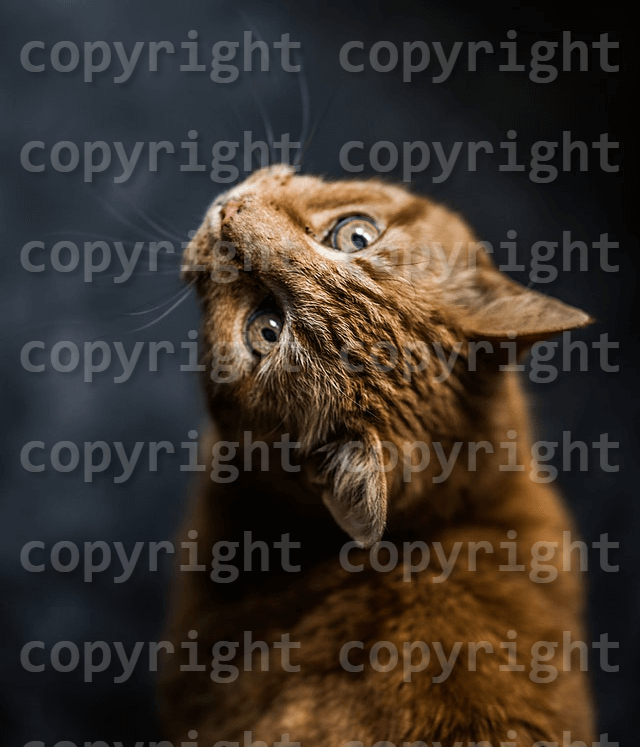
#> input picture secret.png, 640 x 747 px
$ python dwt1.py
#> lines starting #> are read from the running program, lines starting #| are printed output that depends on the picture
import cv2
import numpy as np
import matplotlib.pyplot as plt
import pywt


# === Load Images ===
secret_img = cv2.imread('secret.png', cv2.IMREAD_GRAYSCALE)
#> secret_img: shape (747, 640); min 3, max 248, mean 51.3
if secret_img is None:
    raise ValueError("Secret image not found.")


cover_img = cv2.imread('cover.png', cv2.IMREAD_GRAYSCALE)
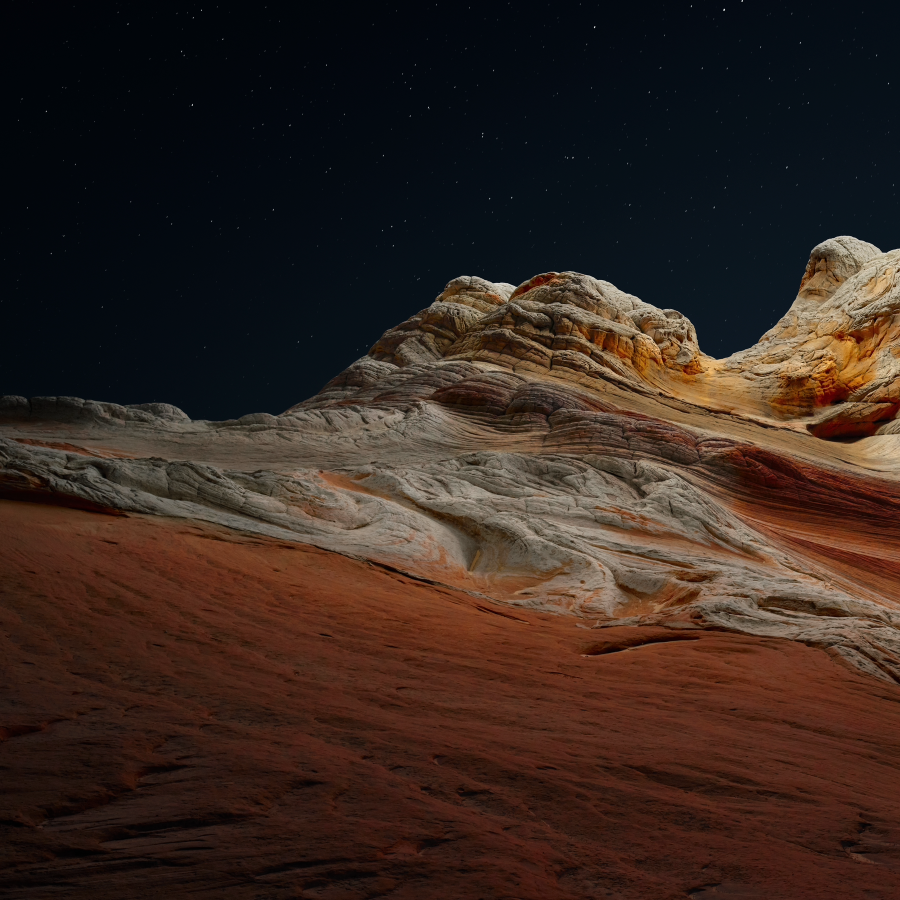
#> input picture cover.png, 1800 x 1800 px (shown at 1/2 size)
#> cover_img: shape (1800, 1800); min 0, max 253, mean 41.9
if cover_img is None:
    raise ValueError("Cover image not found.")


# === Resize ===
secret_img = cv2.resize(secret_img, (256, 256))
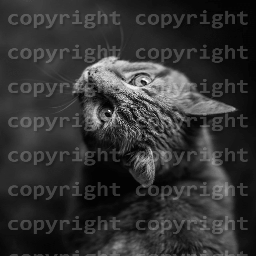
#> secret_img: shape (256, 256); min 3, max 248, mean 51.2
cover_img = cv2.resize(cover_img, (256, 256))
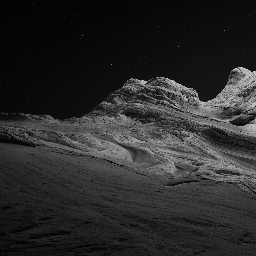
#> cover_img: shape (256, 256); min 0, max 223, mean 41.8


# === DWT Transformations ===
secret_float = np.float32(secret_img)
cover_float = np.float32(cover_img)


# Apply 2D DWT using Daubechies wavelet
wavelet = 'db8'  # Daubechies 8 wavelet


# Extract subbands: (LL, (LH, HL, HH))
secret_LL, (secret_LH, secret_HL, secret_HH) = pywt.dwt2(secret_float, wavelet)
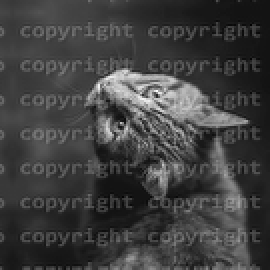
#> secret_LL: shape (135, 135) float32 (shown 2 times larger); min -34.54, max 496.6, mean 99.5; drawn with min black and max white
cover_LL, (cover_LH, cover_HL, cover_HH) = pywt.dwt2(cover_float, wavelet)


# === CORRECTED EMBEDDING ===
embedded_LL = cover_LL.copy()        # Keep cover LL unchanged
embedded_LH = cover_LH.copy()        # Keep cover LH unchanged
embedded_HL = secret_LL / 10         # REPLACE cover HL with secret LL
embedded_HH = secret_LH / 10         # REPLACE cover HH with secret LH


# Reconstruct embedded coefficients
embedded_coeffs = (embedded_LL, (embedded_LH, embedded_HL, embedded_HH))


# IDWT: Get Watermarked Image
watermarked_img = pywt.idwt2(embedded_coeffs, wavelet)
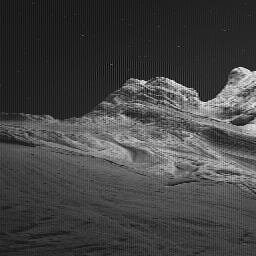
#> watermarked_img: shape (256, 256) float32; min -23.89, max 225.4, mean 41.8; drawn with min black and max white


# === CORRECTED EXTRACTION PROCESS ===
watermarked_coeffs = pywt.dwt2(watermarked_img, wavelet)
watermarked_LL, (watermarked_LH, watermarked_HL, watermarked_HH) = watermarked_coeffs


# CORRECTED EXTRACTION:
extracted_secret_LL = watermarked_HL * 10    # Extract secret LL from HL
extracted_secret_LH = watermarked_HH * 10    # Extract secret LH from HH
extracted_secret_HL = np.zeros_like(secret_HL)  # Not embedded, set to zero
extracted_secret_HH = np.zeros_like(secret_HH)  # Not embedded, set to zero


# Reconstruct extracted secret
extracted_secret_coeffs = (extracted_secret_LL, (extracted_secret_LH, extracted_secret_HL, extracted_secret_HH))
extracted_secret = pywt.idwt2(extracted_secret_coeffs, wavelet)
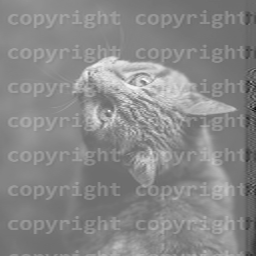
#> extracted_secret: shape (256, 256) float32; min -193.4, max 259.5, mean 49.5; drawn with min black and max white


# === Display Output ===
fig, axs = plt.subplots(2, 2, figsize=(18, 10))


axs[0, 0].imshow(cover_img, cmap='gray')
axs[0, 0].set_title("Original Cover Image")
axs[0, 0].axis('off')


axs[0, 1].imshow(secret_img, cmap='gray')
axs[0, 1].set_title("Original Secret Image")
axs[0, 1].axis('off')


axs[1, 0].imshow(np.clip(watermarked_img, 0, 255), cmap='gray')
axs[1, 0].set_title("Watermarked Image")
axs[1, 0].axis('off')


axs[1, 1].imshow(np.clip(extracted_secret, 0, 255), cmap='gray')
axs[1, 1].set_title("Extracted Secret Image")
axs[1, 1].axis('off')


plt.tight_layout()
plt.show()
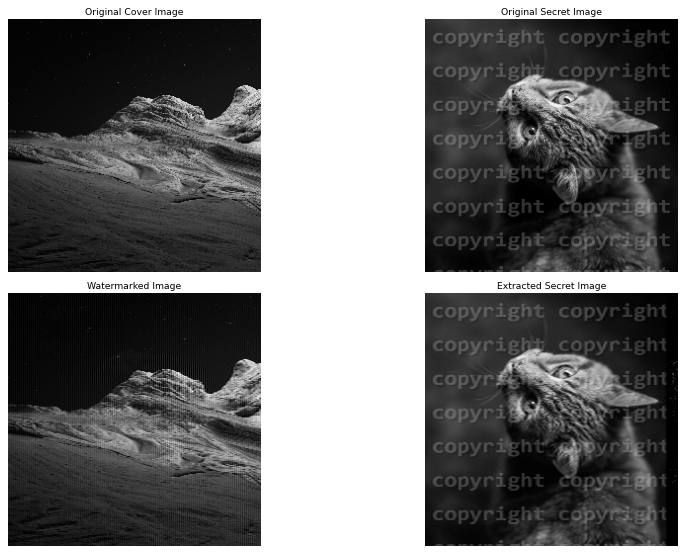
#> figure drawn by matplotlib, 4 panels
